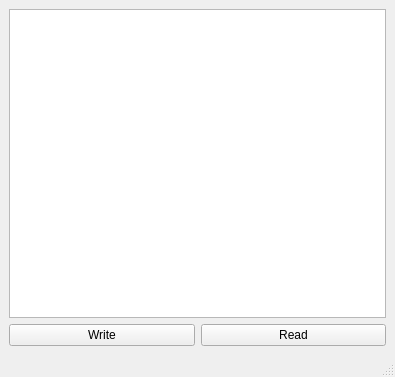
<?xml version="1.0" encoding="UTF-8"?>
<ui version="4.0">
 <class>MainWindow</class>
 <widget class="QMainWindow" name="MainWindow">
  <property name="geometry">
   <rect>
    <x>0</x>
    <y>0</y>
    <width>395</width>
    <height>377</height>
   </rect>
  </property>
  <property name="windowTitle">
   <string>MainWindow</string>
  </property>
  <widget class="QWidget" name="centralwidget">
   <layout class="QVBoxLayout" name="verticalLayout_2">
    <item>
     <layout class="QVBoxLayout" name="verticalLayout">
      <item>
       <widget class="QPlainTextEdit" name="plainTextEdit"/>
      </item>
      <item>
       <layout class="QHBoxLayout" name="horizontalLayout">
        <item>
         <widget class="QPushButton" name="writePushButton">
          <property name="text">
           <string>Write</string>
          </property>
         </widget>
        </item>
        <item>
         <widget class="QPushButton" name="readPushButton">
          <property name="text">
           <string>Read</string>
          </property>
         </widget>
        </item>
       </layout>
      </item>
     </layout>
    </item>
   </layout>
  </widget>
  <widget class="QMenuBar" name="menubar">
   <property name="geometry">
    <rect>
     <x>0</x>
     <y>0</y>
     <width>395</width>
     <height>21</height>
    </rect>
   </property>
  </widget>
  <widget class="QStatusBar" name="statusbar"/>
 </widget>
 <resources/>
 <connections/>
</ui>
